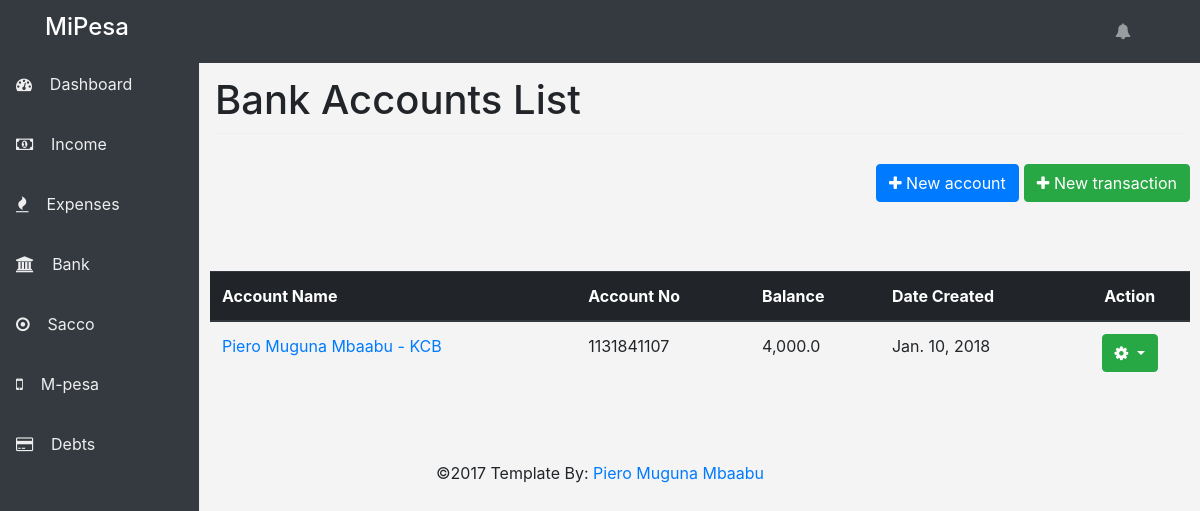
/bank/, run on an earlier commit of the app's database.
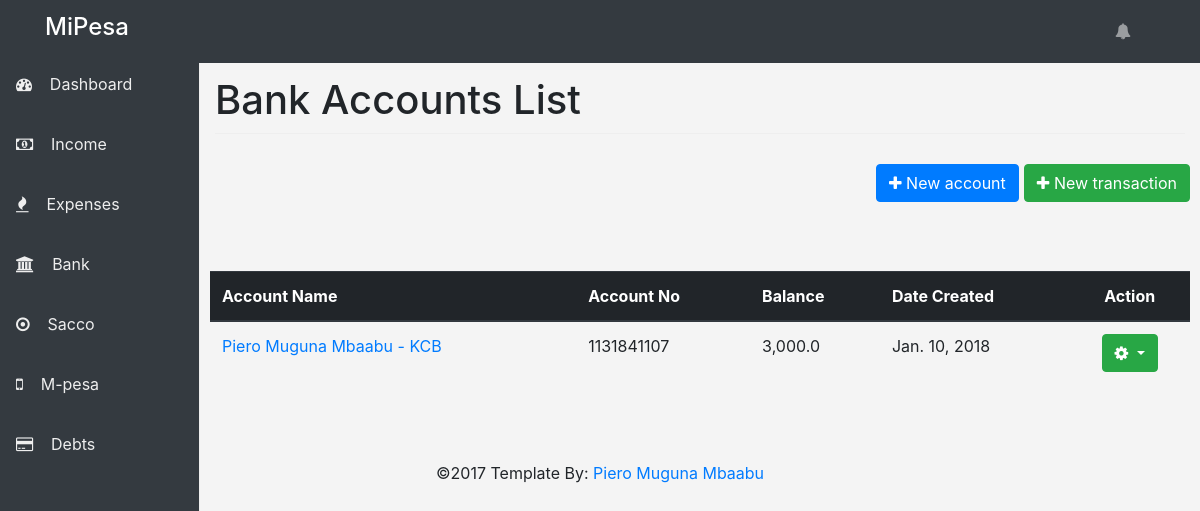
And on a later commit of the database.
### bank/models.py (models this page shows)
class BankAccount(models.Model):
	bank_name = models.CharField(max_length=200)
	account_name = models.CharField(max_length=200)
	account_type = models.CharField(max_length=200, blank=True, default="")
	account_no = models.CharField(max_length=20)
	balance = models.FloatField(default=0)
	date_created = models.DateField()
	added_on = models.DateTimeField(auto_now_add=True)
	status = models.IntegerField(default=1)
	def __str__(self):
		return "{} - {}".format(self.account_name, self.bank_name)

### bank/views.py (the view)
def all_accounts(request):
	template = "bank/accounts.html"
	context = {
		'accounts' : BankAccount.objects.all().order_by('account_name'),
	}
	return render(request, template, context)

### bank/templates/bank/accounts.html (shortened to what this page needs)
{% extends "base.html" %}
{% load humanize %}
{% block page_title %}Bank Accounts List{% endblock %}
{% block content %}
<section class="page-head">
	<div class="row">
		<div class="page-nav">
			<button type="button" class="btn btn-success pull-right" data-toggle="modal" data-target="#newTransaction">
			  <i class="fa fa-plus"></i> New transaction
			</button>
			<button type="button" class="btn btn-primary pull-right" data-toggle="modal" data-target="#newAccount">
			  <i class="fa fa-plus"></i> New account
			</button>
		</div>
	</div>
</section>
<section class="page-body">
	<div class="row">
		<div class="accounts-list">
			<table class="table">
				<thead class="thead-dark">
					<th>Account Name</th>
					<th>Account No</th>
					<th>Balance</th>
					<th>Date Created</th>
					<th class="text-center">Action</th>
				</thead>
				<tbody>
					{% for account in accounts %}
					<tr>
						<td><a href="{% url 'bank:fetch_account' account.pk %}">{{ account }}</a></td>
						<td>{{ account.account_no }}</td>
						<td>{{ account.balance|intcomma }}</td>
						<td>{{ account.date_created }}</td>
						<td class="text-center">
							<div class="dropdown">
							  <button class="btn btn-success dropdown-toggle" type="button" id="dropdownMenuButton" data-toggle="dropdown" aria-haspopup="true" aria-expanded="false">
							    <i class="fa fa-cog"></i>
							  </button>
							</div>
						</td>
					</tr>
					{% empty %}
					<tr>
						<td colspan="4" class="text-center"><h2>No bank accounts to display!</h2></td>
					</tr>
					{% endfor %}
				</tbody>
			</table>
		</div>
	</div>
</section>
{% endblock %}

What changed in the data, as far as the page shows it:
changed BankAccount "Piero Muguna Mbaabu - KCB": balance "4,000.0" → "3,000.0"
